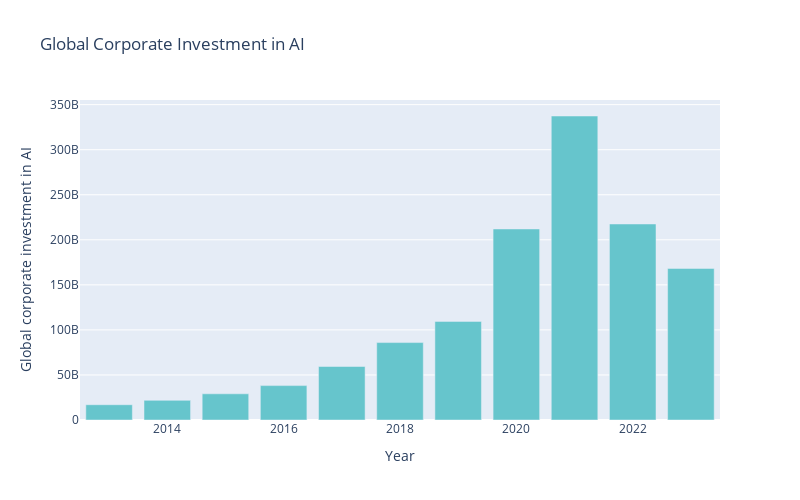

Source (notebook cell):
### Markdown cell above
You can also pass a string corresponding to a color in rgb format, as follows

### Code cell
fig = px.bar(df, x='Year', y='Global corporate investment in AI',
             color_discrete_sequence=['rgb(102, 197, 204)'],
             height = 500, width = 800,
             title = 'Global Corporate Investment in AI')
fig.show()

### Figure 1 — Plotly figure (JSON) as saved in the notebook; plotly's stock layout.template omitted (floating-point values rounded to 4 significant figures)
{"data": [{"alignmentgroup": "True", "hovertemplate": "Year=%{x}<br>Global corporate investment in AI=%{y}<extra></extra>", "legendgroup": "", "marker": {"color": "rgb(102, 197, 204)", "pattern": {"shape": ""}}, "name": "", "offsetgroup": "", "orientation": "v", "showlegend": false, "textposition": "auto", "type": "bar", "x": [2013, 2014, 2015, 2016, 2017, 2018, 2019, 2020, 2021, 2022, 2023], "xaxis": "x", "y": [16947452403, 21793308879, 29072854359, 38183017584, 59385279935, 85918060475, 109455247701, 212002677904, 337400000000, 217540668864, 168219155540], "yaxis": "y"}], "layout": {"barmode": "relative", "height": 500, "legend": {"tracegroupgap": 0}, "title": {"text": "Global Corporate Investment in AI"}, "width": 800, "xaxis": {"anchor": "y", "domain": [0, 1], "title": {"text": "Year"}}, "yaxis": {"anchor": "x", "domain": [0, 1], "title": {"text": "Global corporate investment in AI"}}}}
